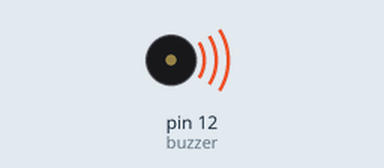
Recording of a program running on a simulated Arduino Uno, built with avr-gcc and run on an emulated ATmega328P. Shown: buzzer (waves = sounding, pin HIGH).

Above: at 0.2 s.
At 18.7 s:
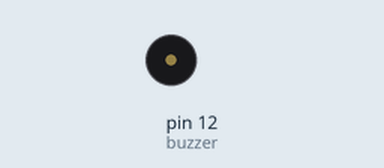
Timing chart, 0 to 19.5 s (numbered marks = the images above):
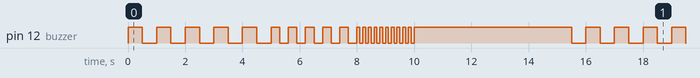

Measured:
- by itself, pin 12 (buzzer): moves between LOW and HIGH, repeating every 15.0 s
- by itself, everything shown: repeats every 15.0 s, in 40 steps

The program:

main.cpp
```cpp
#include <Arduino.h>

// Pin of buzzer.
int buzzer = 12;

void setup() {
    // Initialize buzzer pin as an output.
    pinMode(buzzer, OUTPUT);
}

void loop() {
    int soundDuration = 500;

    for (int i = 0; i < 20 ; i++) {
        // Gradually shortens the interval of the sound.
        if (i < 5) {
            soundDuration = 500;
        } else if (i < 10) {
            soundDuration = 300;
        } else if (i < 15) {
            soundDuration = 100;
        }

        digitalWrite(buzzer, HIGH);  // Activate the buzzer.
        delay(soundDuration);                // Wait for the sound duration.
        digitalWrite(buzzer, LOW);   // Deactivate the buzzer.
        delay(soundDuration);                // Wait for sound duration.
    }

    digitalWrite(buzzer, HIGH);  // Activate the buzzer.
    delay(5000);                     // Play sound for 5 seconds.
}
```
